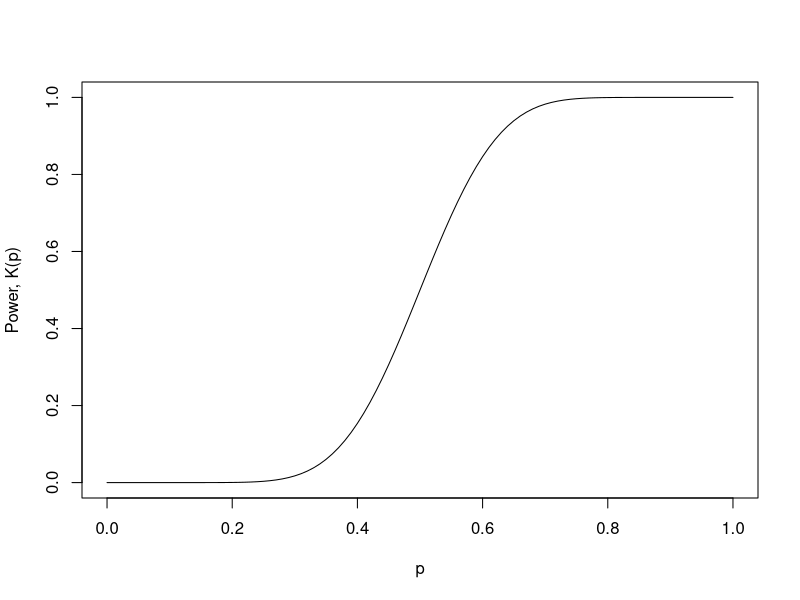
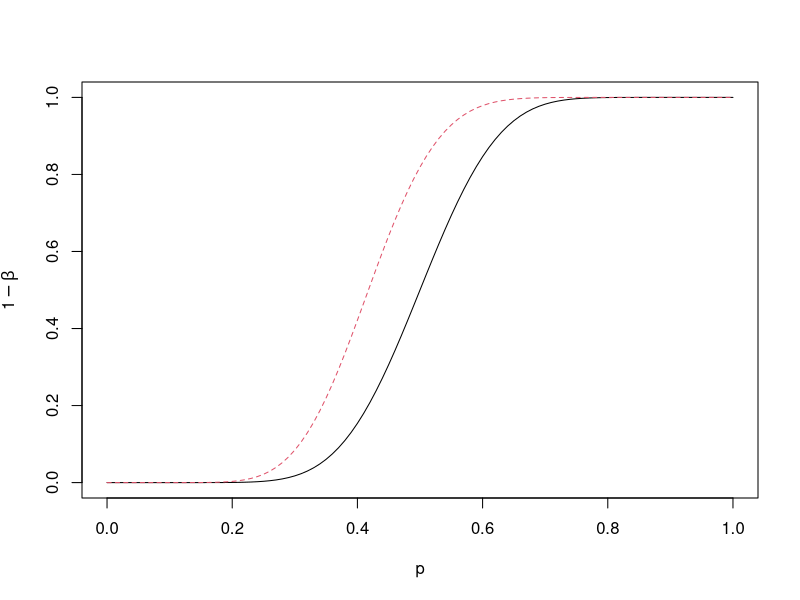

The R source for these figures, in order:
## ----echo=FALSE----------------------------------------------------------
set.seed(2312)


## ------------------------------------------------------------------------
pbinom(3.5, 10, 0.5)
pbinom(3, 10, 0.5)  # same answer as above!  (why?)


## ------------------------------------------------------------------------
1 - pbinom(3.5, 10, 0.25)


## ------------------------------------------------------------------------
T <- rbinom(200, 10, 0.5)  # simulate under H0
alpha <- sum(T < 3.5) / length(T)  # estimate
alpha


## ------------------------------------------------------------------------
T1 <- rbinom(200, 10, 0.25)  # simulate under H1
beta <- sum(T1 > 3.5) / length(T1) # estimate
beta


## ------------------------------------------------------------------------
alpha + c(-1 ,1) * 1.96 * sqrt(alpha * (1 - alpha) / 200) #  CI for alpha
beta  + c(-1, 1) * 1.96 * sqrt(beta  * (1 - beta)  / 200) #  CI for beta


## ----fig.width=6, fig.height=4-------------------------------------------
K1 <- function(p)
    1 - pbinom(12, 25, p)
p <- seq(0, 1, 0.01)
K <- K1(p)
plot(p, K, type = "l", ylab = "Power, K(p)")


## ------------------------------------------------------------------------
K1(0.4)


## ------------------------------------------------------------------------
1 - K1(0.6)


## ----fig.width=6, fig.height=4-------------------------------------------
K2 <- function(p)
    1 - pbinom(12, 30, p)
curve(K1, from = 0, to = 1, xlab = "p", ylab = expression(1 - beta))
curve(K2, from = 0, to = 1, add = TRUE, col = 2, lty = 2)


## ------------------------------------------------------------------------
data <- read.table("candies.txt", header = TRUE)  # load the data


## ------------------------------------------------------------------------
y <- data[, 1]
n <- data[, 2]
p <- y / n
z <- abs(p - 0.2) / sqrt(0.2 * 0.8 / n)
sum(z > 1.96) / length(z)  # proportion
which(z > 1.96)  # this shows *which* students rejected the null


## ------------------------------------------------------------------------
b1 <- p - 1.96 * sqrt(p * (1 - p) / n)
b2 <- p + 1.96 * sqrt(p * (1 - p) / n)
sum((b1 <= 0.2) & (0.2 <= b2)) / length(p)


## ------------------------------------------------------------------------
x <- sum(y)
N <- sum(n)
prop.test(x, N, p = 0.2, alternative = "two.sided")


## ------------------------------------------------------------------------
x <- c( 25,  50)    # successes
n <- c(351, 389)  # sample sizes
prop.test(x, n, alternative = "two.sided")

